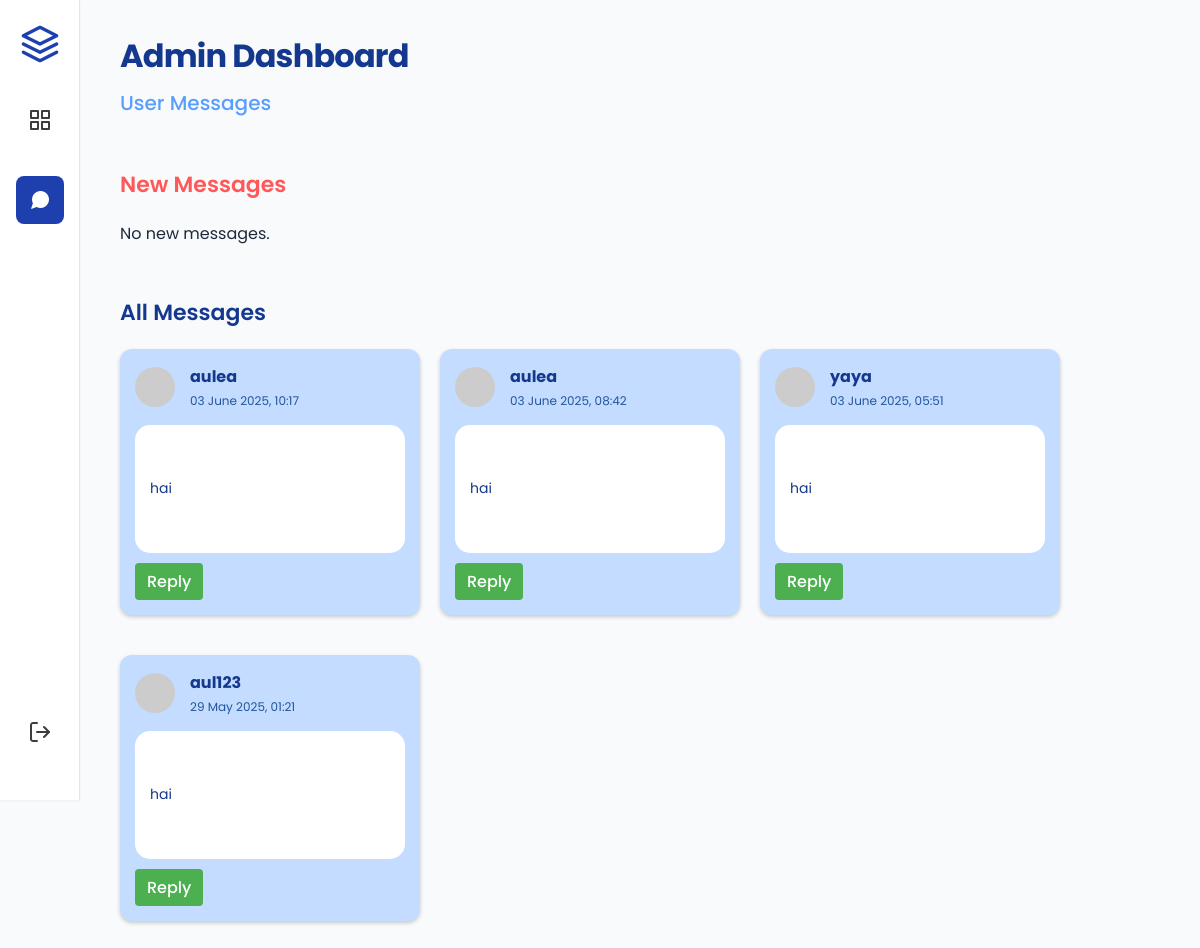
Page /admin_message/ (signed in) on the committed database.
### waluya/models.py (models this page shows, shortened)
class Message(models.Model):
    user = models.ForeignKey(User, on_delete=models.CASCADE)
    email = models.EmailField()
    content = models.TextField()
    sent_at = models.DateTimeField(auto_now_add=True)
    is_read = models.BooleanField(default=False)

### waluya/views.py (the view)
# urls.py: path('admin_message/', views.admin_message, name='admin_message'),
@login_required
def admin_message(request):
    if not request.user.is_superuser:
        return HttpResponseRedirect(reverse('landing_page') + '#contact-form')
    from .utils import get_gravatar_url
    new_messages = Message.objects.filter(is_read=False).order_by('-sent_at')
    all_messages = Message.objects.all().order_by('-sent_at')
    if new_messages:
        for msg in new_messages:
            msg.is_read = True
            msg.save()
    for msg in new_messages:
        msg.avatar_url = get_gravatar_url(msg.email)
    for msg in all_messages:
        msg.avatar_url = get_gravatar_url(msg.email)
    return render(request, 'admin_message.html', {
        'new_messages': new_messages,
        'all_messages': all_messages,
    })

### waluya/utils.py (called while the page is built)
def get_gravatar_url(email, size=80):
    email_hash = hashlib.md5(email.lower().encode('utf-8')).hexdigest()
    return f"https://www.gravatar.com/avatar/{email_hash}?s={size}&d=identicon"

### waluya/templates/admin_message.html (shortened to what this page needs)
{% load widget_tweaks %}
{% load static %}
<!DOCTYPE html>
<html lang="en">
<head>
    <link rel="stylesheet" href="{% static 'css/admin_message.css' %}" />
</head>
<body>
    <div class="sidebar">
        <div class="logo">
        </div>
        <a href="{% url 'admin_dashboard' %}" class="nav-icon">
        </a>
        <div class="nav-icon active">
        </div>
        <div class="logout-container">
            <a href="/logout/" class="nav-icon logout-icon" title="Logout">
            </a>
        </div>
    </div>
    <div class="main-content">
        <header class="header">
            <h1 class="title">Admin Dashboard</h1>
            <h2 class="subtitle">User Messages</h2>
        </header>
        <section>
            <h3 class="section-heading new-msg">New Messages</h3>
            <div class="card-container-new-msg masonry">
                {% for message in new_messages %}
                <div class="card">
                    <div class="card-header">
                        <img src="{{ message.avatar_url }}" alt="User Avatar" class="avatar" />
                        <div class="user-info">
                            <h3 class="username">{{ message.user.username }}</h3>
                            <p class="date">{{ message.sent_at|date:"d F Y, H:i" }}</p>
                        </div>
                    </div>
                    <div class="msg-box">
                        <p>{{ message.content }}</p>
                    </div>
                    <div class="card-footer">
                        <a href="https://mail.google.com/mail/?view=cm&to={{ message.email }}" target="_blank" rel="noopener" class="reply-button">Reply</a>
                    </div>
                </div>
                {% empty %}
                <p>No new messages.</p>
                {% endfor %}
            </div>
        </section>
        <section>
            <h3 class="section-heading all-msg">All Messages</h3>
            <div class="card-container masonry">
                {% for message in all_messages %}
                <div class="card">
                    <div class="card-header">
                        <img src="{{ message.avatar_url }}" alt="User Avatar" class="avatar" />
                        <div class="user-info">
                            <h3 class="username">{{ message.user.username }}</h3>
                            <p class="date">{{ message.sent_at|date:"d F Y, H:i" }}</p>
                        </div>
                    </div>
                    <div class="msg-box">
                        <p>{{ message.content }}</p>
                    </div>
                    <div class="card-footer">
                        <a href="https://mail.google.com/mail/?view=cm&to={{ message.email }}" target="_blank" rel="noopener" class="reply-button">Reply</a>
                    </div>
                </div>
                {% empty %}
                <p>No messages found.</p>
                {% endfor %}
            </div>
        </section>
    </div>
</body>
</html>

### waluya/static/css/admin_message.css (style rules this page uses)
* { margin: 0; padding: 0; box-sizing: border-box; font-family: "Poppins", sans-serif; }
:root { --primary: #1e40af; --primary-light: #3b82f6; --primary-lighter: #93c5fd; --primary-lightest: #dbeafe; --secondary: #0ea5e9; --accent: #bae6fd; --text-dark: #1e293b; --text-medium: #475569; --text-light: #94a3b8; --background: #f8fafc; --white: #ffffff; --border: #e2e8f0; --shadow-sm: 0 1px 2px rgba(0, 0, 0, 0.05); --shadow-md: 0 4px 6px -1px rgba(0, 0, 0, 0.1), 0 2px 4px -1px rgba(0, 0, 0, 0.06); --shadow-lg: 0 10px 15px -3px rgba(0, 0, 0, 0.1), 0 4px 6px -2px rgba(0, 0, 0, 0.05); --radius-sm: 0.25rem; --radius-md: 0.5rem; --radius-lg: 1rem; --radius-full: 9999px; --transition: all 0.2s ease; }
body { display: flex; min-height: 100vh; background-color: var(--background); color: var(--text-dark); }
.sidebar { width: 80px; background-color: var(--white); border-right: 1px solid var(--border); display: flex; flex-direction: column; justify-content: space-between; align-items: center; padding: 24px 0; gap: 32px; position: sticky; top: 0; height: 100vh; box-shadow: var(--shadow-sm); z-index: 10; }
.logout-container { margin-top: auto; padding: 20px 0; }
.logo { width: 40px; height: 40px; color: var(--primary); transition: var(--transition); }
.nav-icon { width: 48px; height: 48px; display: flex; align-items: center; justify-content: center; border-radius: var(--radius-md); cursor: pointer; transition: var(--transition); }
.nav-icon.active { background-color: var(--primary); }
.nav-icon svg { width: 24px; height: 24px; }
.main-content { flex: 1; padding: 32px; overflow-y: auto; padding: 32px 40px; }
.header { margin-bottom: 32px; }
.title { font-size: 32px; font-weight: 700; color: #15388F; margin-bottom: 8px; letter-spacing: -0.025em; }
.subtitle { font-size: 20px; color: #589EFF; font-weight: 500; }
.section-heading { font-size: 22px; margin-bottom: 100px; font-weight: 600; text-align: left; }
.new-msg { color: #FF5858; }
.all-msg { color: #15388F; }
.new-msg, .all-msg { margin-top: 50px; }
.card-container, .card-container-new-msg { display: flex; grid-template-columns: repeat(auto-fill, minmax(250px, 1fr)); gap: 20px; max-width: 100%; padding: 0px; margin: 0 auto; margin-top: 20px; flex-wrap: wrap; }
.section-heading { margin-bottom: 20px; }
.card { background-color: #c3dcff; border-radius: 12px; padding: 15px; box-shadow: 0px 2px 4px rgba(0,0,0,0.2); margin-bottom: 20px; break-inside: avoid; max-width: 300px; width: 100%; break-inside: avoid; box-sizing: border-box; word-wrap: break-word; white-space: normal; }
.card-header { display: flex; align-items: center; margin-bottom: 15px; }
.avatar { width: 40px; height: 40px; margin-right: 15px; border-radius: 50%; }
.user-info .username { color: #15388F; font-weight: 700; font-size: 16px; }
.user-info .date { color: #22559C; font-size: 12px; margin-top: 3px; }
.msg-box { background-color: #fff; border-radius: 15px; padding: 15px; line-height: 1.4; color: #15388F; font-size: 14px; white-space: pre-wrap; }
.reply-button { display: inline-block; margin-top: 10px; background-color: #4CAF50; color: white; padding: 6px 12px; text-decoration: none; border-radius: 4px; font-weight: 500; }

### rows in the picture
Message: user.username "aulea", sent_at "03 June 2025, 10:17", content "hai"
Message: user.username "aulea", sent_at "03 June 2025, 08:42", content "hai"
Message: user.username "yaya", sent_at "03 June 2025, 05:51", content "hai"
Message: user.username "aul123", sent_at "29 May 2025, 01:21", content "hai"
